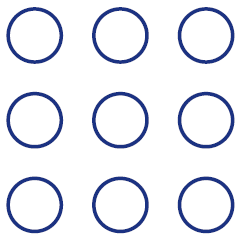
//> input picture circle2.png, 239 x 238 px, given in place of the camera
$ ./ave   (built with g++ and OpenCV 4)
//> lines starting //> are read from the running program, lines starting //| are printed output that depends on the picture; after the words box and inside, x2 and y2 are one past the last pixel; in counts of white or black regions, pixels touching at a corner belong together
/*
 * webカメラ映像からリアルタイムで円を検出
 * 特定色を抽出し、その中から検出
 *
 * ＢＧＲ画像から特定色抽出
 * 抽出画像の平滑化
 * 平滑化画像から円を検出
 * camfindcir拡張
 *
 * 数フレームの平均を取る
 * 各フレームで検出された円の平均を取る
 */

#include <opencv2/core/core.hpp>
#include <opencv2/imgproc/imgproc.hpp>
#include <opencv2/highgui/highgui.hpp>

using namespace cv;
//using namespace std;

//Window name
#define WINNAME "OUTPUT"

//平均を取るフレームの数
#define LOOP 3

//upper limit and lower limit of color
#define B_MIN 156
#define G_MIN 127
#define R_MIN 127
#define B_MAX 255
#define G_MAX 255
#define R_MAX 255

int main(int argc, char** argv)
{
    //Open the video
    VideoCapture webc(argc < 2 ? -1 : atoi(argv[1]));
    if(!webc.isOpened()){
        fprintf(stderr, "cannnot open the camera.\n");
        return -1;
    }

    //Define

    //namedWindow(WINNAME, CV_WINDOW_AUTOSIZE);
    //namedWindow("DEBUG", CV_WINDOW_AUTOSIZE);
    Scalar s_min = Scalar(B_MIN, G_MIN, R_MIN);
    Scalar s_max = Scalar(B_MAX, G_MAX, R_MAX);

    //main loop
    while (1){
        Mat img_in;
        std::vector<Vec3f>::iterator it[LOOP], out;
        std::vector<cv::Vec3f> circles[LOOP];
        for(int i = 0; i < LOOP; i++){
            Mat img_mask, img_pick, img_gray, img_gauss;
            webc >> img_in;
//> img_in is the input picture: 238 rows x 239 cols, CV_8UC3; mean B, G, R 242.7, 235.3, 233.4

            //Pick up
            inRange(img_in, s_min, s_max, img_mask);
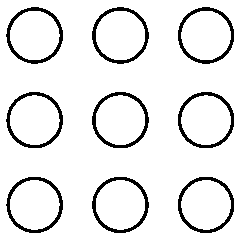
//> img_mask: 238 rows x 239 cols, CV_8UC1; 90.9% white; 9 black regions, largest, box (x1, y1, x2, y2) and area: (6, 7, 63, 64) 584, (92, 7, 149, 64) 583, (92, 92, 149, 148) 578
            img_in.copyTo(img_pick, img_mask);
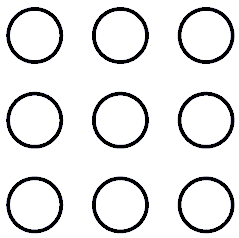
//> img_pick: 238 rows x 239 cols, CV_8UC3; mean B, G, R 230.5, 230, 229.9

            //二値化　平滑化
            GaussianBlur(img_pick, img_gauss, Size(5, 5), 2, 5);
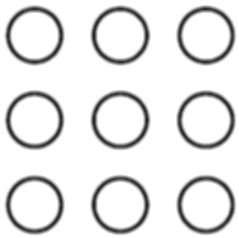
//> img_gauss: 238 rows x 239 cols, CV_8UC3; mean B, G, R 230.5, 230, 229.9
            cvtColor(img_gauss, img_gray, CV_BGR2GRAY, 0);
            adaptiveThreshold(img_gray, img_gray, 255, ADAPTIVE_THRESH_GAUSSIAN_C, THRESH_BINARY, 3, 2);
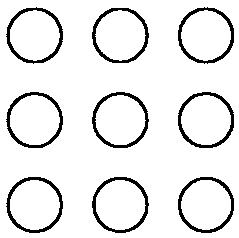
//> img_gray: 238 rows x 239 cols, CV_8UC1; 91% white; 9 black regions, largest, box (x1, y1, x2, y2) and area: (178, 92, 234, 148) 573, (6, 177, 63, 233) 570, (92, 92, 149, 148) 569

            // Hough変換による円の検出と検出した円の描画
            HoughCircles(img_gray, circles[i], CV_HOUGH_GRADIENT, 1, img_gray.rows/4, 20, 50);
//> circles = 3 items

            //円の描画
            it[i] = circles[i].begin();
//> it = 3 items
            for(; it[i]!=circles[i].end(); ++it[i]) {
                Point center(saturate_cast<int>((*it[i])[0]), saturate_cast<int>((*it[i])[1]));
                int radius = saturate_cast<int>((*it[i])[2]);
                circle(img_in, center, radius, cv::Scalar(0,255,255), 2);

                printf("center:x=%d,\t y=%d\tradius: %d\n",center.x, center.y, radius);  //debug
            }
//> this loop made 9 passes
//> (center, radius) on passes 1 to 9: (Point(206, 204), 29), (Point(34, 204), 29), (Point(120, 34), 28), (Point(120, 120), 28), (Point(120, 204), 25), (Point(206, 34), 25), (Point(206, 118), 26), (Point(34, 120), 24), (Point(32, 36), 27)
//| center:x=206,	 y=204	radius: 29
//| center:x=34,	 y=204	radius: 29
//| center:x=120,	 y=34	radius: 28
//| center:x=120,	 y=120	radius: 28
//| center:x=120,	 y=204	radius: 25
//| center:x=206,	 y=34	radius: 25
//| center:x=206,	 y=118	radius: 26
//| center:x=34,	 y=120	radius: 24
//> (output is shown up to pass 8 of 9)
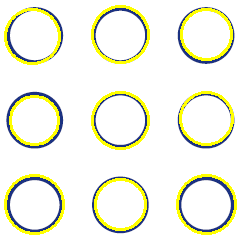
//> img_in: 238 rows x 239 cols, CV_8UC3; 8.08% of pixels changed, all inside (x1, y1, x2, y2) = (4, 5, 237, 235)

            printf("----------\n"); //debug
        }
        //itをソートして平均をとって、outに返す

        /*
        //debug
        for(int i = 0; i < LOOP; i++){
            for(; it[i] != circles[LOOP].end(); ++it[i])
                printf("%d,%d\t ", (int)circles[LOOP][i][0], (int)circles[LOOP][i][1]);
            printf("\n");
        }
        */

        imshow(WINNAME, img_in);    //output
        if(waitKey(30) > 0) break;
//> the Esc key is pressed
    }
    return 0;
}
